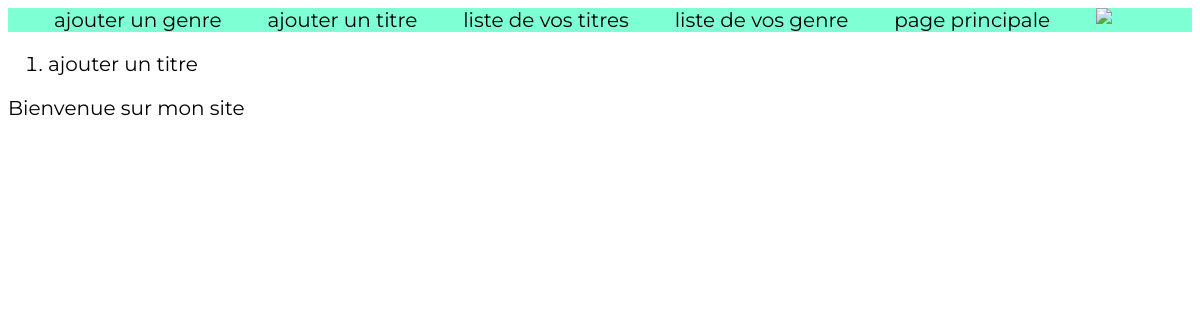
The page /Titre/all/ on the database as committed earlier.
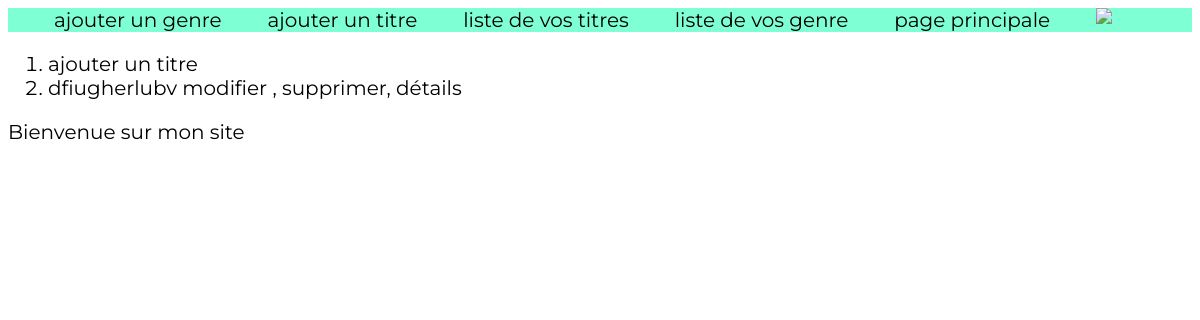
The same page on the database as committed later.
### Titre/models.py (models this page shows, shortened)
class Titre(models.Model):
    titre = models.CharField(max_length=100)
    directeur = models.CharField(max_length=100)
    date_parution = models.DateField(blank=True, null=True)
    duree = models.IntegerField(blank=False)
    resume = models.TextField(null=True, blank=True)
    acteur = models.CharField(max_length=100)
    genre = models.ForeignKey(Genre, on_delete=models.CASCADE)

### Titre/views.py (the view)
# urls.py: path('all/',views.all),
def all(request):
    titre = list(models.Titre.objects.all())
    return render(request,"Titre/all.html",{"titre":titre})

### Titre/templates/Titre/all.html
{% extends 'Titre/main.html' %}
{% block content %}
  <ol>
      <li><a href="/Titre/formulaire/">ajouter un titre</a></li>
    {% for l in titre %}
      <li> {{l.titre}} <a href="/Titre/update/{{l.id}}">modifier</a> , <a href="/Titre/delete/{{l.id}}/">supprimer</a>,<a href="/Titre/detail/{{l.id}}/"> détails</a></li>
    {% endfor %}
  </ol>
{% endblock %}

Rows that differ between the two databases and show on the page:
added Titre: titre "dfiugherlubv"
